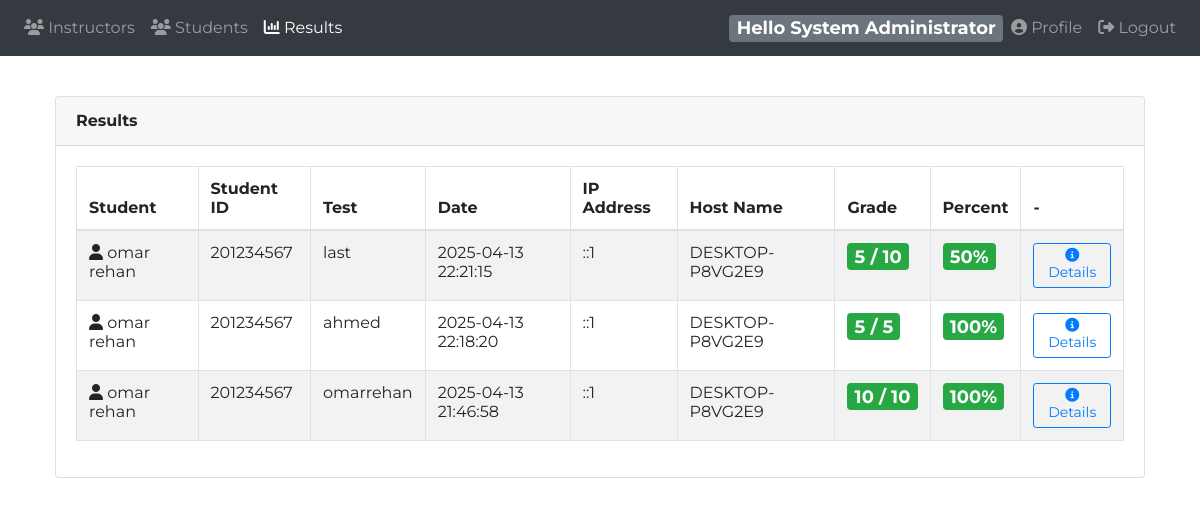
The page /instructor/?results (signed in) on the database as committed earlier.
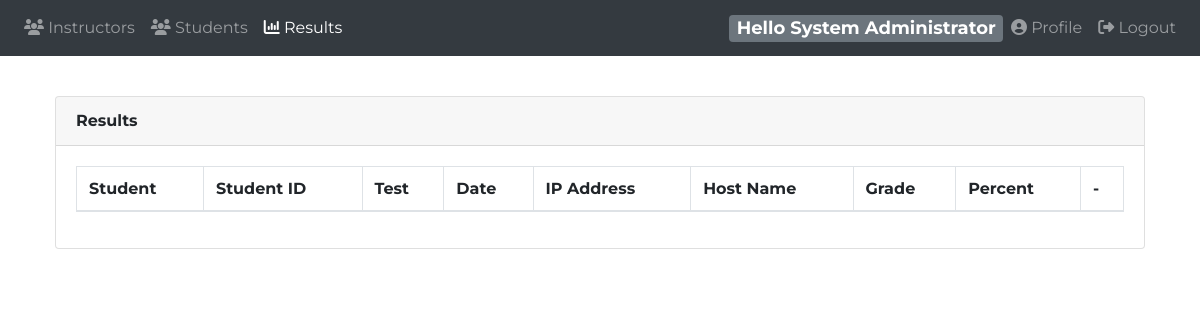
The same page on the database as committed later.
### tables this page shows
CREATE TABLE `instructor` (
  `id` int(11) NOT NULL,
  `name` varchar(120) NOT NULL,
  `email` varchar(120) NOT NULL,
  `password` varchar(100) NOT NULL,
  `phone` varchar(13) NOT NULL,
  `password_token` varchar(100) DEFAULT NULL,
  `token_expire` timestamp NULL DEFAULT NULL,
  `suspended` int(11) NOT NULL DEFAULT 0,
  `isAdmin` tinyint(1) NOT NULL DEFAULT 0
);

CREATE TABLE `result` (
  `id` int(11) NOT NULL,
  `studentID` int(11) NOT NULL,
  `testID` int(11) NOT NULL,
  `groupID` int(11) DEFAULT NULL,
  `settingID` int(11) DEFAULT NULL,
  `startTime` timestamp NOT NULL DEFAULT current_timestamp(),
  `endTime` timestamp NULL DEFAULT NULL,
  `isTemp` tinyint(1) NOT NULL DEFAULT 1,
  `hostname` varchar(255) DEFAULT NULL,
  `ipaddr` varchar(15) DEFAULT NULL,
  `score` int(11) DEFAULT NULL,
  `final_grade` float DEFAULT 0
);

CREATE TABLE `student` (
  `id` int(11) NOT NULL,
  `name` varchar(255) DEFAULT NULL,
  `email` varchar(255) DEFAULT NULL,
  `phone` varchar(255) DEFAULT NULL,
  `password` varchar(255) DEFAULT NULL,
  `password_token` varchar(100) DEFAULT NULL,
  `token_expire` timestamp NULL DEFAULT NULL,
  `suspended` tinyint(1) DEFAULT 0,
  `sessionID` varchar(100) DEFAULT NULL
);

CREATE TABLE `test` (
  `id` int(11) NOT NULL,
  `name` varchar(255) DEFAULT NULL,
  `courseID` int(11) DEFAULT NULL,
  `deleted` tinyint(1) DEFAULT 0,
  `instructorID` int(11) DEFAULT NULL
);

### instructor/app/model/dbh.class.php (called while the page is built)
<?php
class dbh {
    private $host = "localhost";
     private $port = "3306";
    private $username = "root";
    private $password = "";
  private $dbName = "online_exam";
    public function connect() {
        try {
            $dsn = "mysql:host={$this->host};port={$this->port};dbname={$this->dbName};charset=utf8mb4";
            $pdo = new PDO($dsn, $this->username, $this->password);
            $pdo->setAttribute(PDO::ATTR_ERRMODE, PDO::ERRMODE_EXCEPTION);
            $pdo->setAttribute(PDO::ATTR_DEFAULT_FETCH_MODE, PDO::FETCH_ASSOC);
            return $pdo;
        } catch (PDOException $e) {
            die("   Eror Connection Database " . $e->getMessage());
        }
    }
}

### instructor/app/model/instructor.class.php (called while the page is built, shortened)
<?php
class Instructor extends dbh {
    public function getByEmail($email) {
        $sql = "SELECT id, name, password, email, phone, isAdmin FROM instructor WHERE email = :email";
        $stmt = $this->connect()->prepare($sql);
        $stmt->bindParam(":email", $email);
        $stmt->execute();
        return $stmt->fetch(PDO::FETCH_OBJ);
    }
}

### instructor/app/model/result.class.php (called while the page is built, shortened)
<?php
class Result extends dbh {
    public function getAll() {
        if ($_SESSION['mydata']->isAdmin) {
            $query = "SELECT r.id, r.testID, t.name AS testName, s.name AS studentName,
                      r.studentID, r.startTime, r.endTime,
                      ipaddr, hostname,
                      getResultGrade(r.id) AS FinalGrade,
                      getResultMaxGrade(r.id) AS TestDegree
                      FROM result r
                      INNER JOIN test t ON t.id = r.testID
                      INNER JOIN student s ON s.id = r.studentID
                      GROUP BY t.id, r.id
                      ORDER BY r.endTime DESC";
            $statement = $this->connect()->prepare($query);
        }
        $statement->execute();
        $results = $statement->fetchAll(PDO::FETCH_OBJ);
        return $results;
    }
}
?>

### instructor/app/view/results.php (the view, shortened to what this page needs)
<?php
require_once 'header.php';
require_once 'navbar.php';
$res = new result;
if (isset($_GET['needsReview'])) {
    $review = $res->questionsNeedsReview();
?>
    <div class="col-md-12">
        <div class="card">
            <div class="card-header">
                <strong class="card-title">Essay Answers Needs Review</strong>
                <a href="?results" type="button" class="btn btn-outline-primary float-right mb-1"><i class="fa fa-arrow-left"></i> Return To Results</a>
            </div>
            <div class="card-body">
                <table id="bootstrap-data-table" class="table table-striped table-bordered">
                    <thead>
                        <tr>
                            <th>Student Name</th>
                            <th>Question</th>
                            <th>Student Answer</th>
                            <th>-</th>
                            <th>-</th>
                        </tr>
                    </thead>
                    <tbody>
                        <?php foreach ($review as $question) { ?>
                            <tr>
                                <td><i class="fa fa-user"></i> <?php echo $question->StudentName ?></td>
                                <td><?php echo $question->question ?></td>
                                <td><?php echo $question->textAnswer ?></td>
                                <td>
                                    <form action="app/controller/result.inc.php?action=approveAnswer" method="POST" class="text-center">
                                        <input type="hidden" class="form-control" name="ansID" value="<?php echo $question->id ?>">
                                        <div class="form-row align-items-center" style="min-width:250px">
                                            <div class="col-8 my-1">
                                                <div class="input-group">
                                                    <input type="number" class="form-control" name="points" placeholder="Max(<?php echo $question->points ?>) Points" max="<?php echo $question->points ?>" min="1">
                                                </div>
                                            </div>
                                            <button type="submit" class="btn btn-success"><i class="fa fa-check"></i></button>
                                        </div>
                                    </form>
                                </td>
                                <td><a href="app/controller/result.inc.php?action=rejectAnswer&id=<?php echo $question->id ?>" class="btn btn-danger"><i class="fa fa-close"></i> Reject Answer</a></td>
                            </tr>
                        <?php } ?>
                    </tbody>
                </table>
            </div>
        </div>
    </div>
<?php } else {
    $_admin = new admin;
    $_student = new student;
    $res = new result;
    if (isset($_GET['studentID']) and $_SESSION['mydata']->isAdmin) {
        $results = $_admin->getStudentResults($_GET['studentID']);
    } elseif (isset($_GET['studentID']) and !$_SESSION['mydata']->isAdmin) {
        $results = $_student->getStudentResults($_GET['studentID']);
    } elseif (isset($_GET['testID']) and !$_SESSION['mydata']->isAdmin) {
        $results = $res->getTestResults($_GET['testID']);
    } elseif (isset($_GET['groupID']) and !$_SESSION['mydata']->isAdmin) {
        $results = $res->getGroupResults($_GET['groupID']);
    } else {
        $results = $res->getAll();
    } ?>
    <div class="col-md-12">
        <div class="card">
            <div class="card-header">
            <strong class="card-title">
    <?php echo (isset($_GET['studentID']) && !empty($results) && isset($results[0]->studentName) ? 'Student [' . htmlspecialchars($results[0]->studentName) . ']' : '') ?> Results
</strong>                <?php if (!$_SESSION['mydata']->isAdmin) { ?>
                    <a href="?results&unsubmitted" type="button" class="btn btn-outline-secondary float-right m-1"><i class="fa fa-close"></i> Unsubmitted Results</a>
                    <a href="?results&needsReview" type="button" class="btn btn-outline-primary float-right m-1"><i class="fa fa-check-square-o"></i> Answers Needs Review</a>
                <?php } ?>
            </div>
            <div class="card-body">
                <table id="ResultsTable" class="table table-striped table-bordered">
                    <thead>
                        <tr>
                            <th>Student</th>
                            <th>Student ID</th>
                            <th>Test</th>
                            <th>Date</th>
                            <th>IP Address</th>
                            <th>Host Name</th>
                            <th>Grade</th>
                            <th>Percent</th>
                            <th>-</th>
                        </tr>
                    </thead>
                    <tbody>
                        <?php foreach ($results as $result) {
                            $percent = round(($result->TestDegree != 0) ? (($result->FinalGrade / $result->TestDegree) * 100) : 0);
                        ?>
                            <tr>
                                <td><i class="fa fa-user"></i> <?php echo $result->studentName ?></td>
                                <td><?php echo $result->studentID ?></td>
                                <td><?php echo $result->testName ?></td>
                                <td><?php echo $result->endTime ?></td>
                                <td><?php echo $result->ipaddr ?></td>
                                <td><?php echo $result->hostname ?></td>
                                <td><span class="badge badge-<?php echo (($percent < 50) ? 'danger' : 'success') ?>"><?php echo $result->FinalGrade . ' / ' . $result->TestDegree ?></span></td>
                                <td><?php echo (($percent < 50) ? ('<span class="badge badge-danger">' . $percent . '%') : ('<span class="badge badge-success">' . $percent . '%')) ?></td>
                                <td><a href="?results&id=<?php echo $result->id ?>" class="btn btn-outline-primary btn-sm"><i class="fa fa-info-circle"></i> Details</a></td>
                            </tr>
                        <?php } ?>
                    </tbody>
                </table>
            </div>
        </div>
    </div>
<?php } ?>
<?php
require_once 'footer.php';
?>

### instructor/index.php (shortened to what this page needs)
<?php
$inst = new instructor();
if (isset($_SESSION['mydata']) and !$_SESSION['mydata']->isAdmin and $inst->checkAccount($_SESSION['mydata']->id)) {
    if (isset($_GET['questions'])) {
        require_once 'app/view/questions.php';
    } elseif (isset($_GET['tests'])) {
        require_once 'app/view/tests.php';
    } elseif (isset($_GET['groups'])) {
        require_once 'app/view/groups.php';
    } elseif (isset($_GET['courses'])) {
        require_once 'app/view/courses.php';
    } elseif (isset($_GET['users'])) {
        require_once 'app/view/users.php';
    } elseif (isset($_GET['results'])) {
        require_once 'app/view/results.php';
    } elseif (isset($_GET['profile'])) {
        require_once 'app/view/profile.php';
    } elseif (isset($_GET['assign'])) {
        require_once 'app/view/assign.php';
    } elseif (isset($_GET['students'])) {
        require_once 'app/view/students.php';
    } elseif (isset($_GET['logout'])) {
      unset($_SESSION['mydata']);
      header("Location: ../index.php");
        require_once 'app/view/login.php';
    } else {
        require_once 'app/view/courses.php';
    }
}elseif (isset($_SESSION['mydata']) and $_SESSION['mydata']->isAdmin) {
  if (isset($_GET['students'])) {
      require_once 'app/view/admin_students.php';
  } elseif (isset($_GET['results'])) {
      require_once 'app/view/results.php';
  } elseif (isset($_GET['profile'])) {
      require_once 'app/view/profile.php';
  } elseif (isset($_GET['logout'])) {
    unset($_SESSION['mydata']);
    header("Location: ../index.php");
      require_once 'app/view/login.php';
  } else {
      require_once 'app/view/admin_instructors.php';
  }
}

### instructor/app/view/header.php (shortened to what this page needs)
<html>
<head>
		<link rel="stylesheet" href="../style/css/icheck-bootstrap.min.css">
		<link rel="stylesheet" type="text/css" href="https://stackpath.bootstrapcdn.com/bootstrap/4.4.1/css/bootstrap.min.css" rel="stylesheet">
		<link rel="stylesheet" type="text/css" href="https://cdn.datatables.net/v/dt/dt-1.10.20/b-1.6.1/b-flash-1.6.1/b-html5-1.6.1/b-print-1.6.1/r-2.2.3/sl-1.3.1/datatables.min.css"/>
	  <link rel="stylesheet" href="https://cdnjs.cloudflare.com/ajax/libs/tempusdominus-bootstrap-4/5.0.0-alpha14/css/tempusdominus-bootstrap-4.min.css" />
		<link rel="stylesheet" type="text/css" href="style/css/summernote-lite.min.css">
		<link rel="stylesheet" type="text/css" href="style/css/instructor.css">
    <link rel="stylesheet" href="https://cdnjs.cloudflare.com/ajax/libs/font-awesome/5.15.4/css/all.min.css">
</head>
<body style="min-width:700px">

### instructor/app/view/navbar.php (shortened to what this page needs)
<?php
$obj = new instructor();
$usr = $obj->getByEmail($_SESSION['mydata']->email);
?>
<body>
  <nav class="navbar navbar-icon-top navbar-expand-lg navbar-dark bg-dark">
    <div class="collapse navbar-collapse" id="navbarSupportedContent">
      <ul class="navbar-nav mr-auto">
        <?php
          if($_SESSION['mydata']->isAdmin){ ?>
            <li class="nav-item <?php echo (isset($_GET['instructors'])?'active':'') ?>">
              <a class="nav-link" href="?instructors">
                <i class="fa fa-group"></i>
                Instructors
              </a>
            </li>
            <li class="nav-item <?php echo (isset($_GET['students'])?'active':'') ?>">
              <a class="nav-link" href="?students">
              <i class="fa fa-group"></i>
              Students
              </a>
            </li>
            <li class="nav-item <?php echo (isset($_GET['results'])?'active':'') ?>">
              <a class="nav-link" href="?results">
              <i class="fa fa-bar-chart"></i>
              Results
              </a>
            </li>
<?php } ?>
      </ul>
      <span class="badge badge-secondary">Hello <?php echo $_SESSION['mydata']->name ?></span>
      <ul class="navbar-nav ">
        <li class="nav-item">
          <a class="nav-link" href="?profile">
          <i class="fa fa-user-circle"></i>
          Profile
          </a>
        </li>
        <li class="nav-item">
          <a class="nav-link" href="?logout">
          <i class="fas fa-sign-out-alt"></i>
          Logout
          </a>
        </li>
      </ul>
    </div>
  </nav>

### instructor/app/view/footer.php (shortened to what this page needs)
</body>
</body>
</html>

### instructor/style/css/instructor.css (style rules this page uses)
body { font-family: 'Montserrat', sans-serif; min-width: 600px; }
a { cursor: pointer; text-decoration: none; }
.badge { font-size: 18; }
.card { margin: 40px; }

Rows that differ between the two databases and show on the page:
removed result: studentID.name "omar rehan", studentID "201234567", testID.name "last", endTime "2025-04-13 22:21:15", ipaddr "::1", hostname "DESKTOP-P8VG2E9", FinalGrade "5", TestDegree "10", percent "50"
removed result: studentID.name "omar rehan", studentID "201234567", testID.name "ahmed", endTime "2025-04-13 22:18:20", ipaddr "::1", hostname "DESKTOP-P8VG2E9", FinalGrade "5", TestDegree "5", percent "100"
removed result: studentID.name "omar rehan", studentID "201234567", testID.name "omarrehan", endTime "2025-04-13 21:46:58", ipaddr "::1", hostname "DESKTOP-P8VG2E9", FinalGrade "10", TestDegree "10", percent "100"
